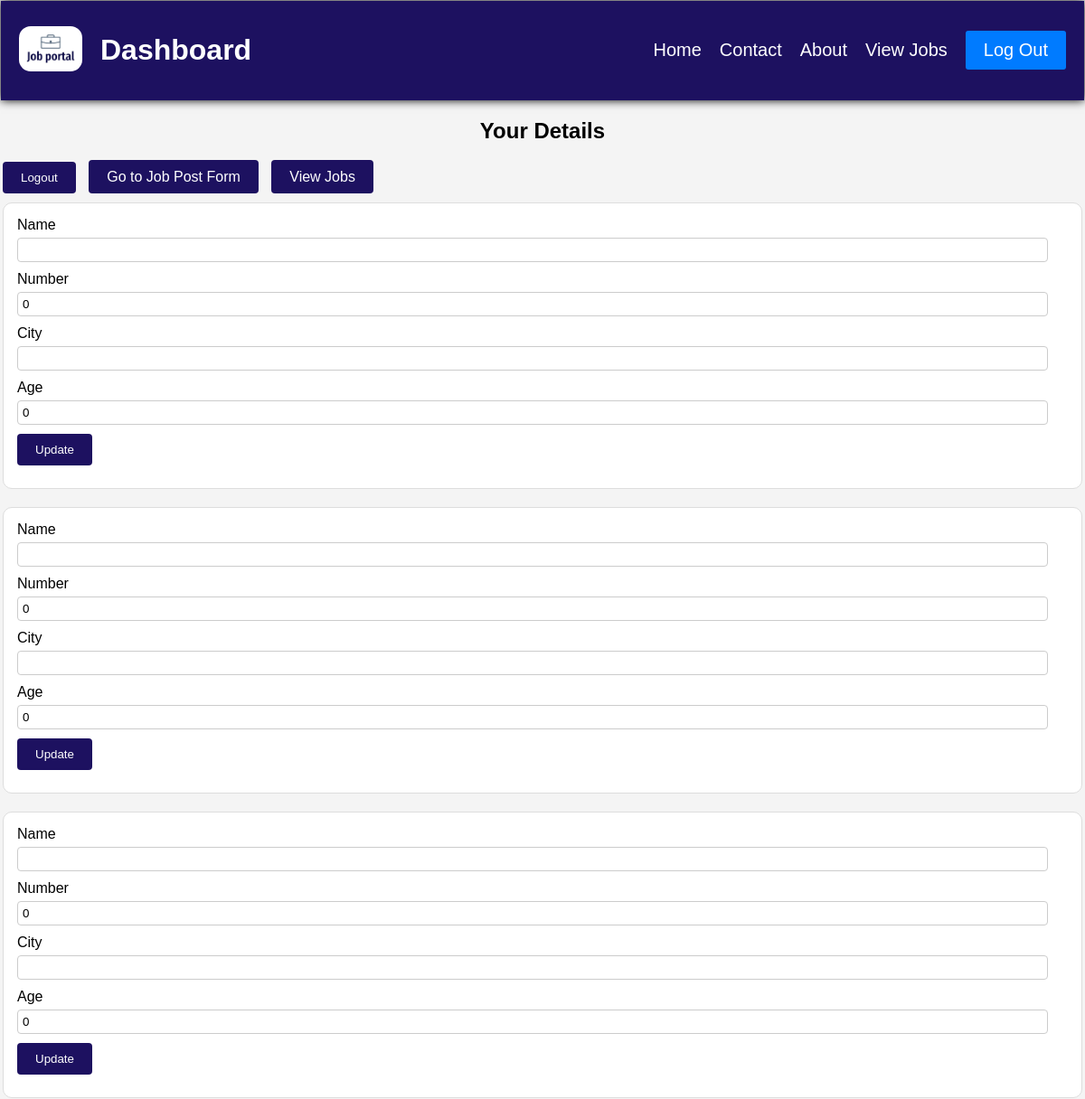
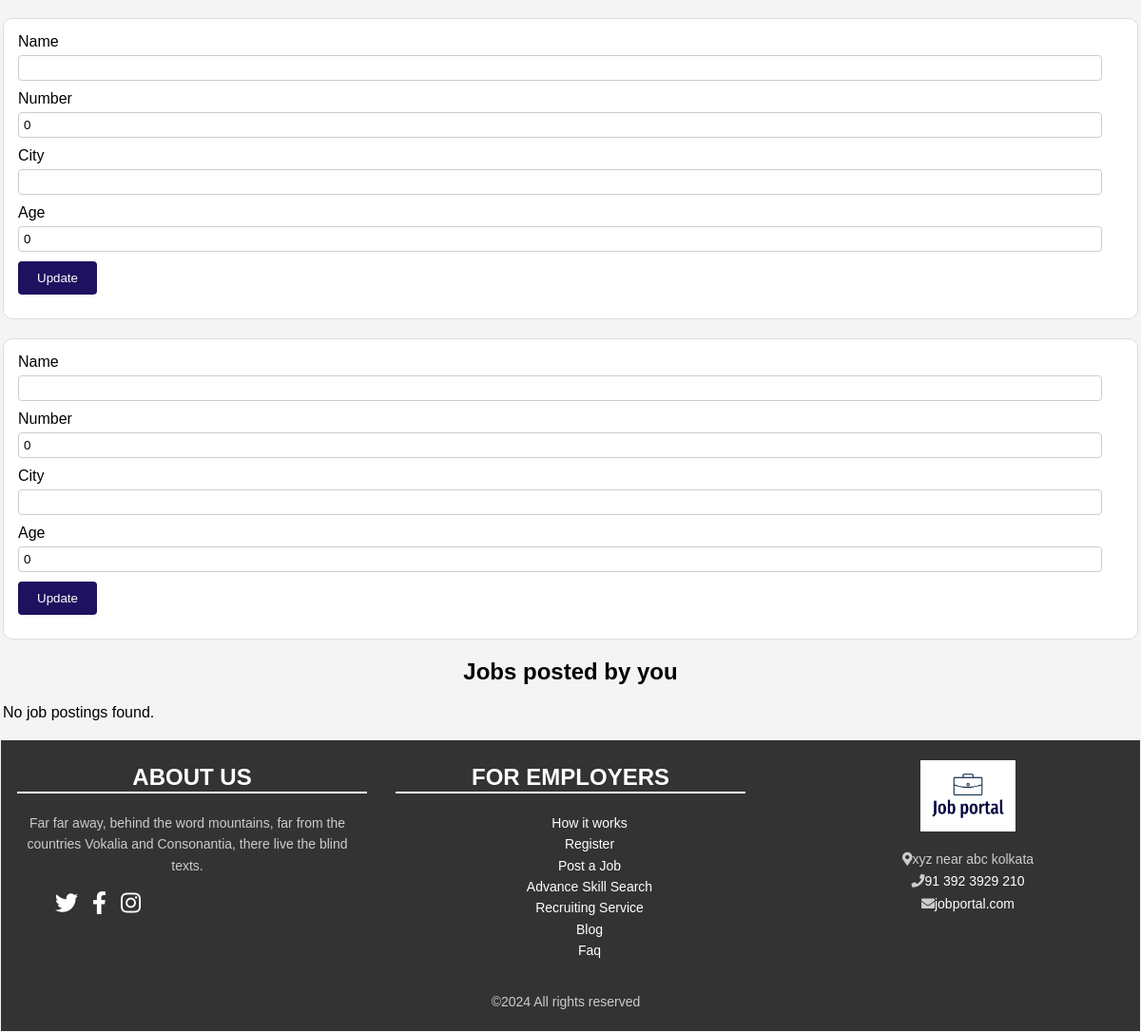
Page /dashboard.php on the committed database (2 pictures, top to bottom).
### tables this page shows
CREATE TABLE `tbl_user` (
  `ID` int(11) NOT NULL,
  `name` varchar(255) NOT NULL,
  `number` int(12) NOT NULL,
  `city` varchar(25) NOT NULL,
  `age` int(15) NOT NULL,
  `email` varchar(255) NOT NULL,
  `password` varchar(128) NOT NULL
);

### dashboard.php (the view, shortened to what this page needs)
<?php
$db_host = 'localhost';
$db_username = 'root';
$db_password = '';
$db_name = 'jobs';
$conn = mysqli_connect($db_host, $db_username, $db_password, $db_name);
$email = $_SESSION['email'];
$sql = "SELECT * FROM tbl_user WHERE email='$email'";
$result = mysqli_query($conn, $sql);
$sql_job_postings = "SELECT * FROM job_postings WHERE email='$email'";
$result_job_postings = mysqli_query($conn, $sql_job_postings);
?>
<!DOCTYPE html>
<html lang="en">
<head>
</head>
<body>
    <?php
    $title = "Dashboard";
    include 'navbar.php';
    ?>
    <div class="container">
        <h2>Your Details</h2>
        <div class="form-row">
            <form method="post">
                <button type="submit" name="logout" class="logout-button">Logout</button>
                <a href="job_post_form.php" class="logout-button">Go to Job Post Form</a>
                <a href="view_jobs.php" class="logout-button">View Jobs</a>
            </form>
        </div>
        <?php while ($row = mysqli_fetch_assoc($result)) { ?>
            <div class="form-card">
                <form method="post">
                    <div class="form-row">
                        <label for="name">Name</label>
                        <input type="text" name="name" value="<?php echo $row['name']; ?>">
                    </div>
                    <div class="form-row">
                        <label for="number">Number</label>
                        <input type="text" name="number" value="<?php echo $row['number']; ?>">
                    </div>
                    <div class="form-row">
                        <label for="city">City</label>
                        <input type="text" name="city" value="<?php echo $row['city']; ?>">
                    </div>
                    <div class="form-row">
                        <label for="age">Age</label>
                        <input type="text" name="age" value="<?php echo $row['age']; ?>">
                    </div>
                    <div class="form-row">
                        <button class="update-button" type="submit" name="update[<?php echo $row['ID']; ?>]">Update</button>
                    </div>
                </form>
            </div>
        <?php } ?>
    </div>
    <div class="container">
    <h2>Jobs posted by you</h2>
    <?php
    if ($result_job_postings && mysqli_num_rows($result_job_postings) > 0) {
        while ($row_job_posting = mysqli_fetch_assoc($result_job_postings)) {
            ?>
            <div class="job-card">
                <h3><?php echo $row_job_posting['company']; ?></h3>
                <p>Date Posted: <?php echo $row_job_posting['date_posted']; ?></p>
                <p>Email: <?php echo $row_job_posting['email']; ?></p>
                <p>Posted By: <?php echo $row_job_posting['posted_by']; ?></p>
                <p>Company Website: <a href="<?php echo $row_job_posting['company_website']; ?>"><?php echo $row_job_posting['company_website']; ?></a></p>
                <p>Contact Number: <?php echo $row_job_posting['contact_number']; ?></p>
                <p>Location: <?php echo $row_job_posting['location']; ?></p>
                <p>Salary: <?php echo $row_job_posting['salary']; ?></p>
                <p>Job Description: <?php echo $row_job_posting['job_description']; ?></p>
                <p>Last date to apply: <?php echo $row_job_posting['apply_by']; ?></p>
                <p>Skills Required: <?php echo $row_job_posting['skills_required']; ?></p>
                <p>Training Period: <?php echo $row_job_posting['training_period']; ?></p>
                <p>Google Form Link: <a href="<?php echo $row_job_posting['google_link']; ?>"><?php echo $row_job_posting['google_link']; ?></a></p>
                <form action="<?php echo htmlspecialchars($_SERVER["PHP_SELF"]); ?>" method="post">
                    <input type="hidden" name="job_id" value="<?php echo $row_job_posting['id']; ?>">
                    <button type="submit" name="delete" class="delete-button">Delete</button>
                </form>
            </div>
            <?php
        }
    } else {
        echo "<p>No job postings found.</p>";
    }
    ?>
</div>
    <?php include 'footer.php'; ?>
</body>
</html>

### navbar.php (shortened to what this page needs)
<!DOCTYPE html>
<html lang="en">
<head>
</head>
<body>
    <div class="navbar">
        <div class="logo">
            <img src="Sign.jpg" alt="Company Logo" width="50">
        </div>
        <?php if (isset($title)) : ?>
        <h1><?php echo $title; ?></h1>
        <?php endif; ?>
        <ul class="nav-list">
            <li><a href="./dashboard.php">Home</a></li>
            <li><a href="./job.htm">Contact</a></li>
            <li><a href="./about.php">About</a></li>
            <li><a href="./view_jobs.php">View Jobs</a></li>
        </ul>
        <div class="signout">
            <form action="" method="post">
                <button type="submit" name="logout">Log Out</button>
            </form>
        </div>
    </div>
</body>
</html>

### footer.php (shortened to what this page needs)
<!DOCTYPE html>
<html lang="en">
<head>
    <link rel="stylesheet" href="https://cdnjs.cloudflare.com/ajax/libs/font-awesome/5.15.4/css/all.min.css">
</head>
<body>
    <footer class="ftco-footer">
        <div class="container">
            <div class="row">
                <div class="column">
                        <h2>About Us</h2>
                    <p>Far far away, behind the word mountains, far from the countries Vokalia and Consonantia, there live the blind texts.</p>
                    <ul class="footer-social">
                        <li><a href="#" class="fab fa-twitter" title="Twitter"></a></li>
                        <li><a href="#" class="fab fa-facebook-f" title="Facebook"></a></li>
                        <li><a href="#" class="fab fa-instagram" title="Instagram"></a></li>
                    </ul>
                </div>
                <div class="column">
                    <h2>For Employers</h2>
                    <ul>
                        <li><a href="#" title="How it works">How it works</a></li>
                        <li><a href="#" title="Register">Register</a></li>
                        <li><a href="#" title="Post a Job">Post a Job</a></li>
                        <li><a href="#" title="Advance Skill Search">Advance Skill Search</a></li>
                        <li><a href="#" title="Recruiting Service">Recruiting Service</a></li>
                        <li><a href="#" title="Blog">Blog</a></li>
                        <li><a href="#" title="Faq">Faq</a></li>
                    </ul>
                </div>
                <d<div class="column">
    <ul class="footer-info">
        <div class="footer-logo">
            <img src="Sign.jpg" alt="Logo">
        </div>
        <br>
        <li><i class="fas fa-map-marker-alt icon"></i>xyz near abc kolkata</li>
        <li><i class="fas fa-phone icon"></i><a href="tel:+23923929210">91 392 3929 210</a></li>
        <li><i class="fas fa-envelope icon"></i><a href="mailto:info@yourdomain.com">jobportal.com</a></li>
    </ul>
</div>
            </div>
            <div class="row">
                <div class="column">
                    <p class="copyright">
                        &copy;<script>document.write(new Date().getFullYear());</script> All rights reserved
                    </p>
                </div>
            </div>
    </footer>
</body>
</html>

### dashboard.php (style rules this page uses)
body { font-family: Arial, sans-serif; background-color: #f4f4f4; margin: 0; padding: 1px; font-size: 16px; }
.container { max-width: 1000px; margin: 0 auto; }
h2 { text-align: center; margin-bottom: 20px; }
.form-row { margin-bottom: 20px; }
label { display: block; margin-bottom: 5px; }
input[type="text"] { width: calc(100% - 22px); padding: 5px; border: 1px solid #ccc; border-radius: 4px; box-sizing: border-box; }
input[type="submit"], .logout-button { padding: 10px 20px; background-color: #1d1160; color: white; border: none; border-radius: 4px; cursor: pointer; margin-right: 10px; text-decoration: none; }
.form-card { border: 1px solid #ddd; border-radius: 10px; padding: 15px; margin-bottom: 20px; background-color: #fff; }
.form-row { margin-bottom: 10px; }
.update-button { padding: 10px 20px; background-color: #1d1160; color: white; border: none; border-radius: 4px; cursor: pointer; }

### navbar.php (style rules this page uses)
.navbar { display: flex; align-items: center; justify-content: space-between; padding: 15px 20px; background-color: #1d1160; color: #fff; margin-bottom: 20px; box-shadow: 0 0 10px rgba(0, 0, 0, 1.1); }
.logo img { height: 50px; width: 70px; border-radius: 13px; }
.nav-list { list-style-type: none; display: flex; margin-left: auto; }
.nav-list li { margin-right: 20px; }
.nav-list li a { color: #fff; text-decoration: none; font-size: 20px; }
.signout button { background-color: #007bff; color: #fff; border: none; padding: 10px 20px; border-radius: 3px; cursor: pointer; font-size: 20px; }
footer { background-color: #333; color: #fff; padding: 20px; text-align: center; bottom: 0; width: 100%; margin-top: 20px; }
footer p { margin: 10px; }

### footer.php (style rules this page uses)
.ftco-footer { background-color: #333; color: #fff; padding: 5px 0; font-family: 'Arial', sans-serif; }
.container { max-width: 1200px; margin: 0 auto; padding: 0 2px; box-sizing: border-box; }
.row { display: flex; flex-wrap: wrap; margin-bottom: 3px; }
.column { flex: 1 0 100%; padding: 0 15px; box-sizing: border-box; margin-bottom: 2px; }
.column h2 { font-size: 24px; margin-bottom: 20px; color: #fff; text-transform: uppercase; border-bottom: 2px solid #fff; padding-bottom: 1px; }
.column p, .column ul li { color: #ccc; font-size: 14px; line-height: 1.6; list-style-type: none; margin-left: 0; padding-left: 0; }
.column ul a { color: #fff; text-decoration: none; transition: color 0.3s ease; }
.footer-info li { color: #ccc; font-size: 14px; line-height: 1.6; margin-bottom: 1px; }
.footer-info a { color: #fff; text-decoration: none; }
.footer-social { display: flex; align-items: center; }
.footer-social a { color: #fff; font-size: 24px; transition: color 0.3s ease; margin-right: 15px; }
.footer-social .fab { transition: all 0.3s ease; }
.footer-logo { display: flex; justify-content: center; align-items: center; }
.footer-logo img { max-width: 100px; }
@media (min-width: 768px) { .column { flex: 1 0 50%; } }
@media (min-width: 992px) { .column { flex: 1 0 33.33%; } }

### rows in the picture
tbl_user: number "0", age "0"
tbl_user: number "0", age "0"
tbl_user: number "0", age "0"
tbl_user: number "0", age "0"
tbl_user: number "0", age "0"

### other values in the picture
$title "Dashboard"
